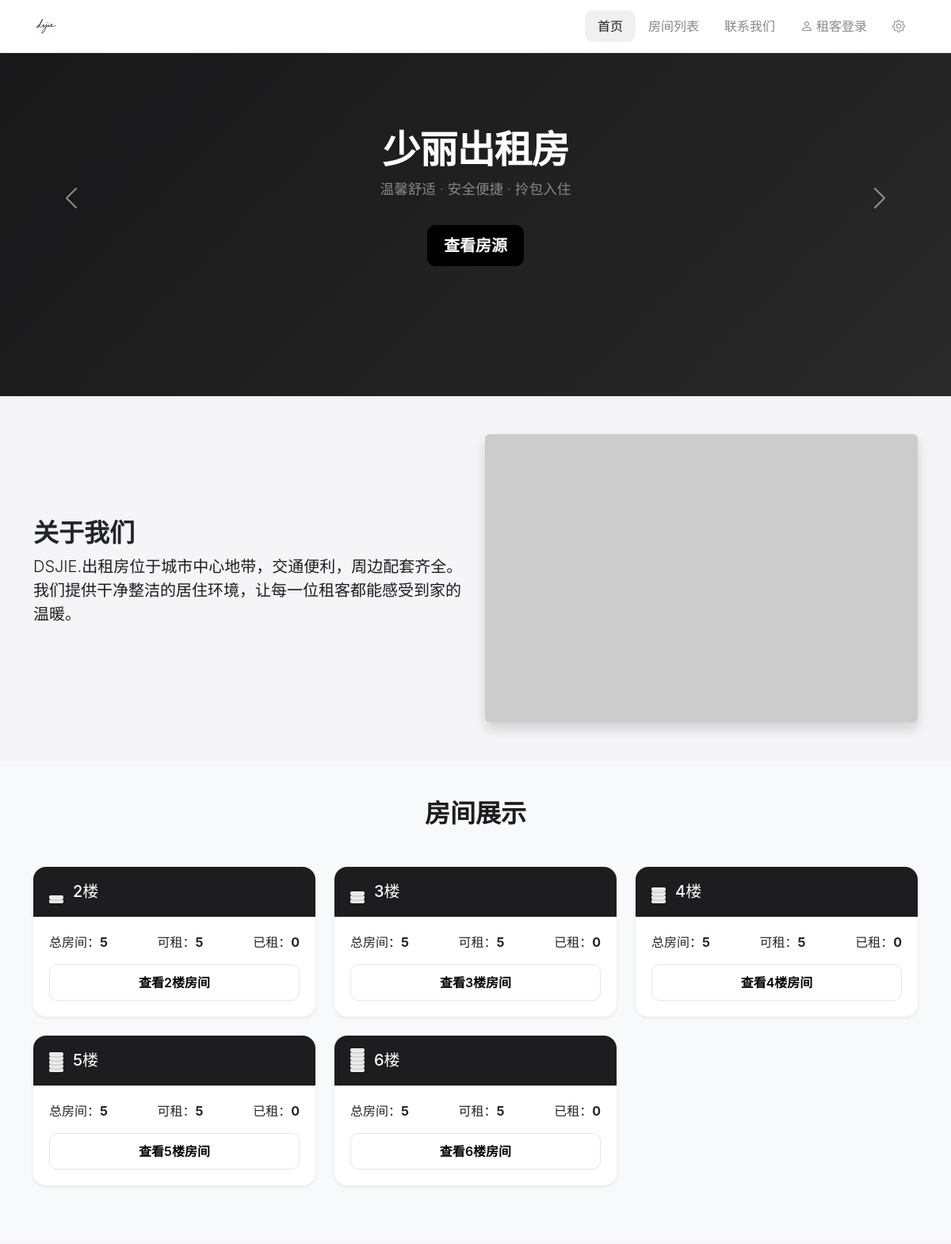
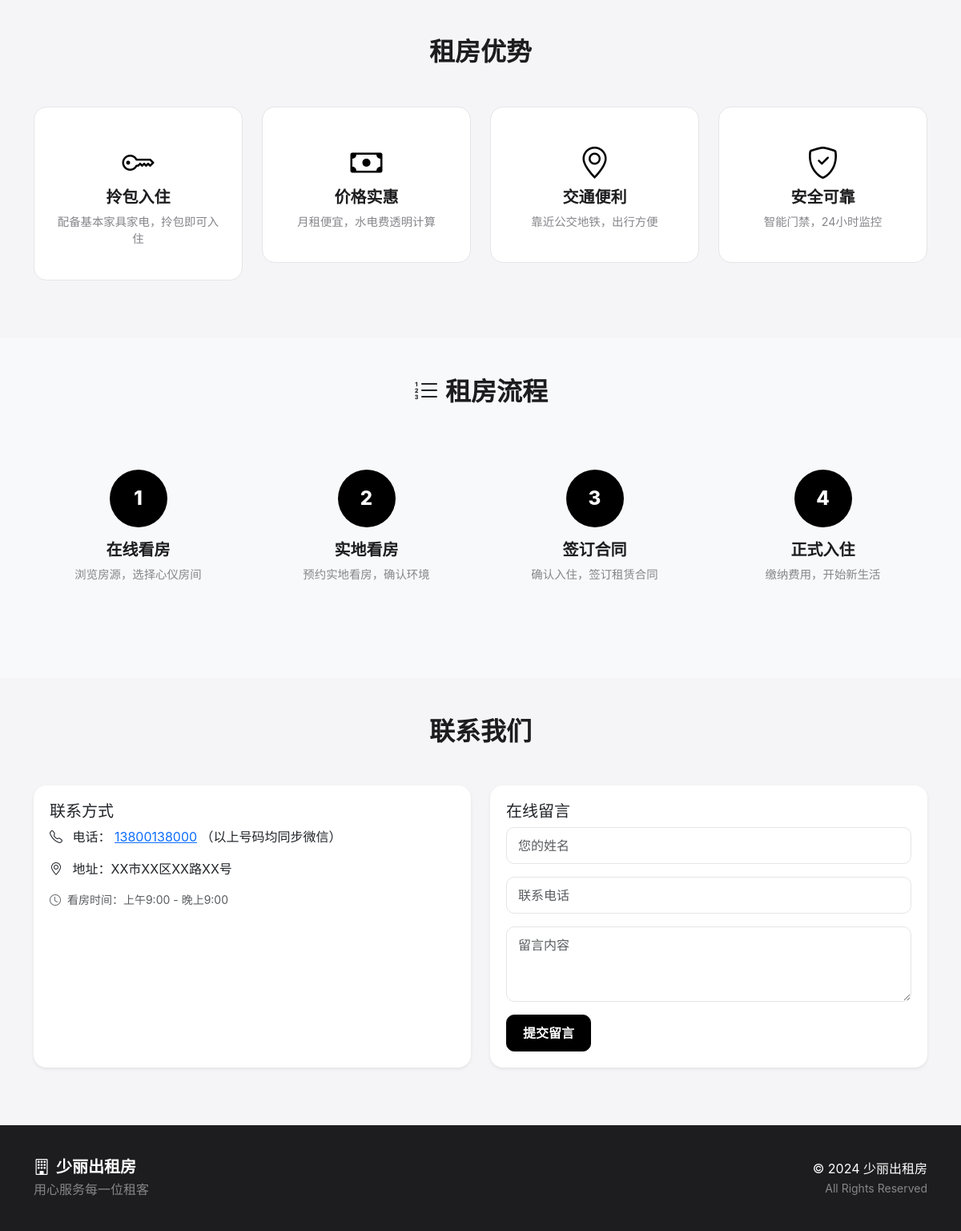
The app's page /, older data (2 pictures, top to bottom).
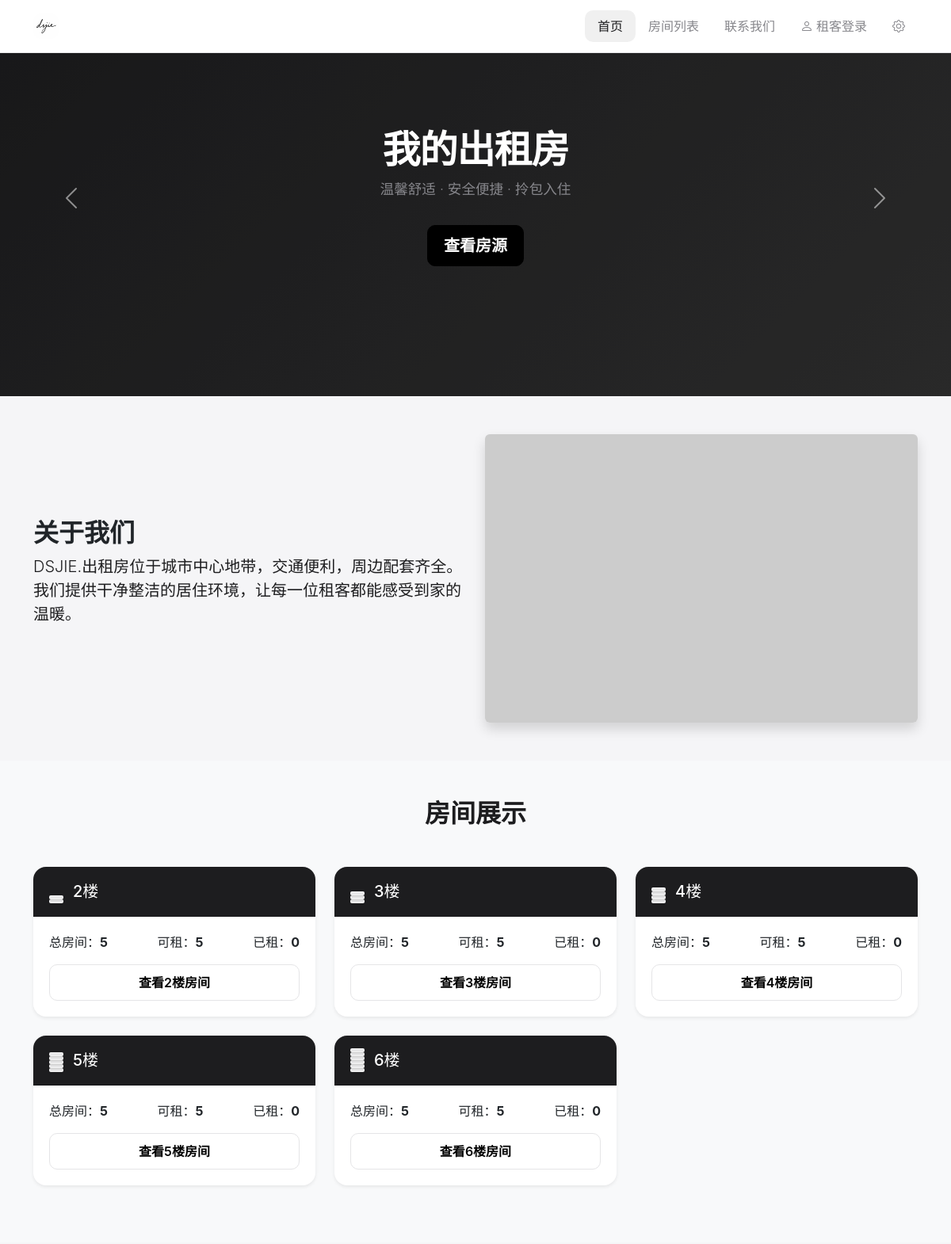
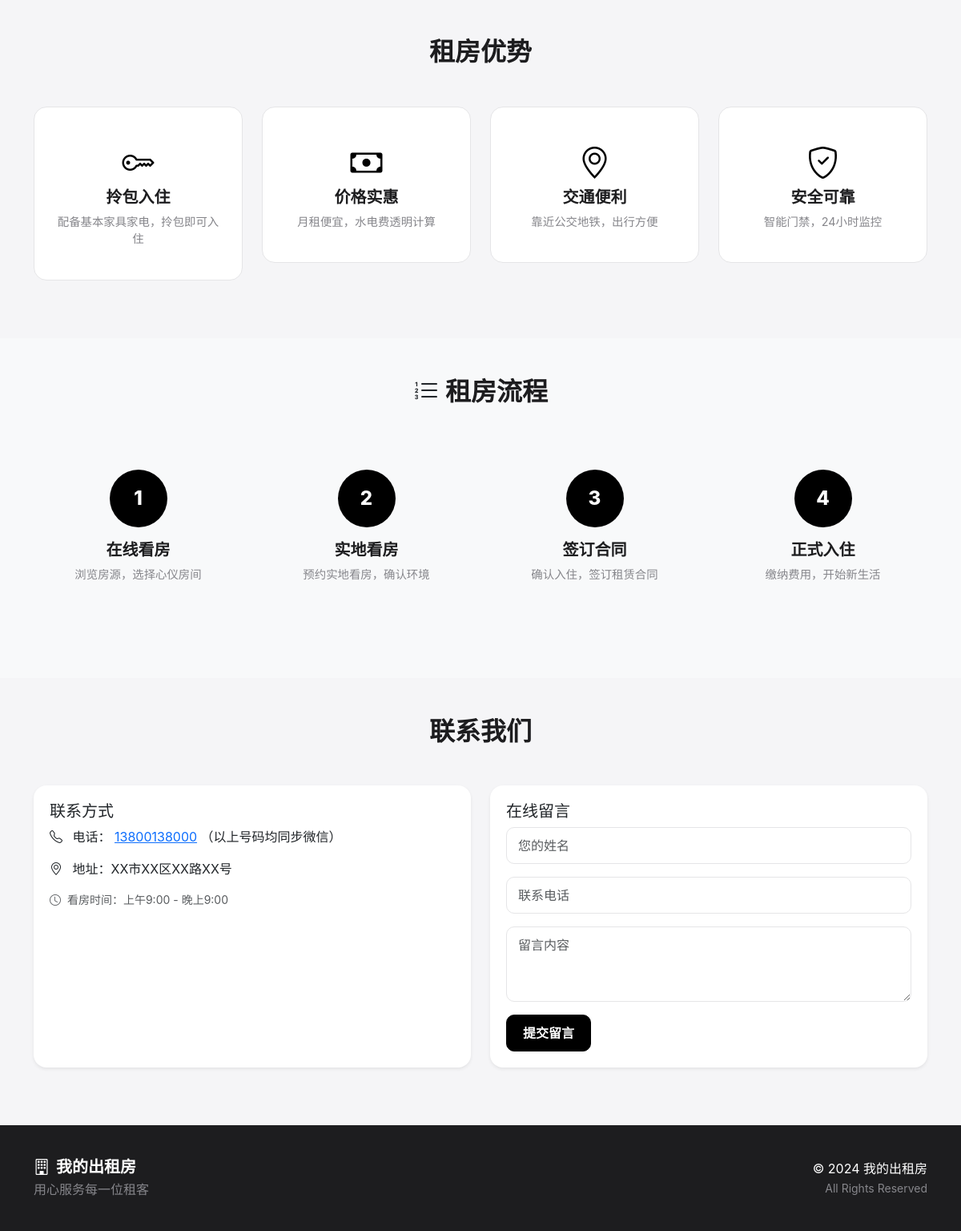
The same page, newer data (2 pictures, top to bottom).
### tables this page shows
CREATE TABLE IF NOT EXISTS settings (
    id INT PRIMARY KEY AUTO_INCREMENT,
    setting_key VARCHAR(50) NOT NULL UNIQUE,
    setting_value TEXT,
    description VARCHAR(100)
);

### index.php (the view, shortened to what the changed rows need)
<?php
require_once 'includes/database.php';
function getSetting($key) {
    global $conn;
    $sql = "SELECT setting_value FROM settings WHERE setting_key = '$key'";
    $result = $conn->query($sql);
    if ($result->num_rows > 0) {
        return $result->fetch_assoc()['setting_value'];
    }
    return '';
}
$siteName = getSetting('site_name') ?: 'DSJIE.出租房';
$bannerTitle = getSetting('banner_title') ?: $siteName;
$bannerSubtitle = getSetting('banner_subtitle') ?: '温馨舒适 · 安全便捷 · 拎包入住';
$bannerBtnText = getSetting('banner_btn_text') ?: '查看房源';
$bannerImg1 = getSetting('banner_img1') ?: '';
$aboutTitle = getSetting('about_title') ?: '关于我们';
$advantageTitle = getSetting('advantage_title') ?: '租房优势';
$processTitle = getSetting('process_title') ?: '租房流程';
?>
<!DOCTYPE html>
<html lang="zh-CN">
<head>
    <link href="https://cdn.jsdelivr.net/npm/bootstrap@5.3.0/dist/css/bootstrap.min.css" rel="stylesheet">
    <link href="https://cdn.jsdelivr.net/npm/bootstrap-icons@1.10.0/font/bootstrap-icons.css" rel="stylesheet">
    <link href="css/style.css" rel="stylesheet">
</head>
<body>
    <div id="heroCarousel" class="carousel slide" data-bs-ride="carousel">
        <div class="carousel-inner">
            <div class="carousel-item active hero-slide" <?php echo $bannerImg1 ? 'style="background-image: url(' . $bannerImg1 . '); background-size: cover; background-position: center;"' : ''; ?>>
                <div class="hero-content text-center text-white">
                    <h1 class="display-4 fw-bold"><?php echo $bannerTitle; ?></h1>
                    <p class="lead"><?php echo $bannerSubtitle; ?></p>
                    <a href="rooms.php" class="btn btn-dark btn-lg mt-3"><?php echo $bannerBtnText; ?></a>
                </div>
            </div>
        </div>
    </div>
    <section class="py-5">
        <div class="container">
            <div class="row align-items-center">
                <div class="col-lg-6">
                    <h2 class="fw-bold text-dark"><?php echo $aboutTitle; ?></h2>
                </div>
            </div>
        </div>
    </section>
    <section class="py-5 bg-light">
        <div class="container">
            <h2 class="text-center fw-bold mb-5">房间展示</h2>
        </div>
    </section>
    <section class="py-5">
        <div class="container">
            <h2 class="text-center fw-bold mb-5"><?php echo $advantageTitle; ?></h2>
        </div>
    </section>
    <section class="py-5 bg-light">
        <div class="container">
            <h2 class="text-center fw-bold mb-5"><i class="bi bi-list-ol text-dark me-2"></i><?php echo $processTitle; ?></h2>
        </div>
    </section>
    <section id="contact" class="py-5">
        <div class="container">
            <h2 class="text-center fw-bold mb-5">联系我们</h2>
        </div>
    </section>
    <footer>
        <div class="container">
            <div class="row align-items-center">
                <div class="col-md-6">
                    <h5 class="mb-1"><i class="bi bi-building me-2"></i><?php echo $siteName; ?></h5>
                    <p class="text-muted mb-0">用心服务每一位租客</p>
                </div>
                <div class="col-md-6 text-md-end">
                    <p class="mb-0">&copy; 2024 <?php echo $siteName; ?></p>
                    <small class="text-muted">All Rights Reserved</small>
                </div>
            </div>
        </div>
    </footer>
</body>
</html>

Row changes from the older to the newer data that the page shows:
changed settings: setting_value "少丽出租房" → "我的出租房"
Text that changed along with them:
$bannerTitle: "少丽出租房" → "我的出租房"
